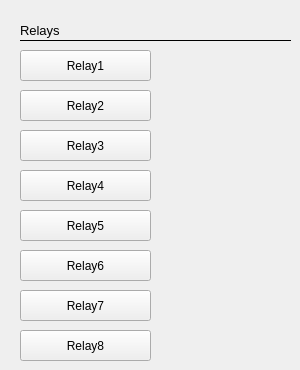
   <widget class="QWidget" name="tab_9">
    <attribute name="title">
     <string>Relay</string>
    </attribute>
    <widget class="Line" name="line_31">
     <property name="geometry">
      <rect>
       <x>20</x>
       <y>30</y>
       <width>271</width>
       <height>21</height>
      </rect>
     </property>
     <property name="frameShadow">
      <enum>QFrame::Plain</enum>
     </property>
     <property name="orientation">
      <enum>Qt::Horizontal</enum>
     </property>
    </widget>
    <widget class="QPushButton" name="btn_relay1">
     <property name="geometry">
      <rect>
       <x>20</x>
       <y>50</y>
       <width>131</width>
       <height>31</height>
      </rect>
     </property>
     <property name="toolTip">
      <string>&lt;html&gt;&lt;head/&gt;&lt;body&gt;&lt;p&gt;Sets Relay to configured state&lt;/p&gt;&lt;/body&gt;&lt;/html&gt;</string>
     </property>
     <property name="text">
      <string>Relay1</string>
     </property>
    </widget>
    <widget class="QPushButton" name="btn_relay3">
     <property name="geometry">
      <rect>
       <x>20</x>
       <y>130</y>
       <width>131</width>
       <height>31</height>
      </rect>
     </property>
     <property name="toolTip">
      <string>&lt;html&gt;&lt;head/&gt;&lt;body&gt;&lt;p&gt;Sets Relay to configured state&lt;/p&gt;&lt;/body&gt;&lt;/html&gt;</string>
     </property>
     <property name="text">
      <string>Relay3</string>
     </property>
    </widget>
    <widget class="QPushButton" name="btn_relay2">
     <property name="geometry">
      <rect>
       <x>20</x>
       <y>90</y>
       <width>131</width>
       <height>31</height>
      </rect>
     </property>
     <property name="toolTip">
      <string>&lt;html&gt;&lt;head/&gt;&lt;body&gt;&lt;p&gt;Sets Relay to configured state&lt;/p&gt;&lt;/body&gt;&lt;/html&gt;</string>
     </property>
     <property name="text">
      <string>Relay2</string>
     </property>
    </widget>
    <widget class="QLabel" name="label_96">
     <property name="geometry">
      <rect>
       <x>20</x>
       <y>20</y>
       <width>161</width>
       <height>21</height>
      </rect>
     </property>
     <property name="font">
      <font>
       <pointsize>10</pointsize>
      </font>
     </property>
     <property name="text">
      <string>Relays</string>
     </property>
    </widget>
    <widget class="QPushButton" name="btn_relay4">
     <property name="geometry">
      <rect>
       <x>20</x>
       <y>170</y>
       <width>131</width>
       <height>31</height>
      </rect>
     </property>
     <property name="toolTip">
      <string>&lt;html&gt;&lt;head/&gt;&lt;body&gt;&lt;p&gt;Sets Relay to configured state&lt;/p&gt;&lt;/body&gt;&lt;/html&gt;</string>
     </property>
     <property name="text">
      <string>Relay4</string>
     </property>
    </widget>
    <widget class="QPushButton" name="btn_relay5">
     <property name="geometry">
      <rect>
       <x>20</x>
       <y>210</y>
       <width>131</width>
       <height>31</height>
      </rect>
     </property>
     <property name="toolTip">
      <string>&lt;html&gt;&lt;head/&gt;&lt;body&gt;&lt;p&gt;Sets Relay to configured state&lt;/p&gt;&lt;/body&gt;&lt;/html&gt;</string>
     </property>
     <property name="text">
      <string>Relay5</string>
     </property>
    </widget>
    <widget class="QPushButton" name="btn_relay6">
     <property name="geometry">
      <rect>
       <x>20</x>
       <y>250</y>
       <width>131</width>
       <height>31</height>
      </rect>
     </property>
     <property name="toolTip">
      <string>&lt;html&gt;&lt;head/&gt;&lt;body&gt;&lt;p&gt;Sets Relay to configured state&lt;/p&gt;&lt;/body&gt;&lt;/html&gt;</string>
     </property>
     <property name="text">
      <string>Relay6</string>
     </property>
    </widget>
    <widget class="QPushButton" name="btn_relay7">
     <property name="geometry">
      <rect>
       <x>20</x>
       <y>290</y>
       <width>131</width>
       <height>31</height>
      </rect>
     </property>
     <property name="toolTip">
      <string>&lt;html&gt;&lt;head/&gt;&lt;body&gt;&lt;p&gt;Sets Relay to configured state&lt;/p&gt;&lt;/body&gt;&lt;/html&gt;</string>
     </property>
     <property name="text">
      <string>Relay7</string>
     </property>
    </widget>
    <widget class="QPushButton" name="btn_relay8">
     <property name="geometry">
      <rect>
       <x>20</x>
       <y>330</y>
       <width>131</width>
       <height>31</height>
      </rect>
     </property>
     <property name="toolTip">
      <string>&lt;html&gt;&lt;head/&gt;&lt;body&gt;&lt;p&gt;Sets Relay to configured state&lt;/p&gt;&lt;/body&gt;&lt;/html&gt;</string>
     </property>
     <property name="text">
      <string>Relay8</string>
     </property>
    </widget>
   </widget>
